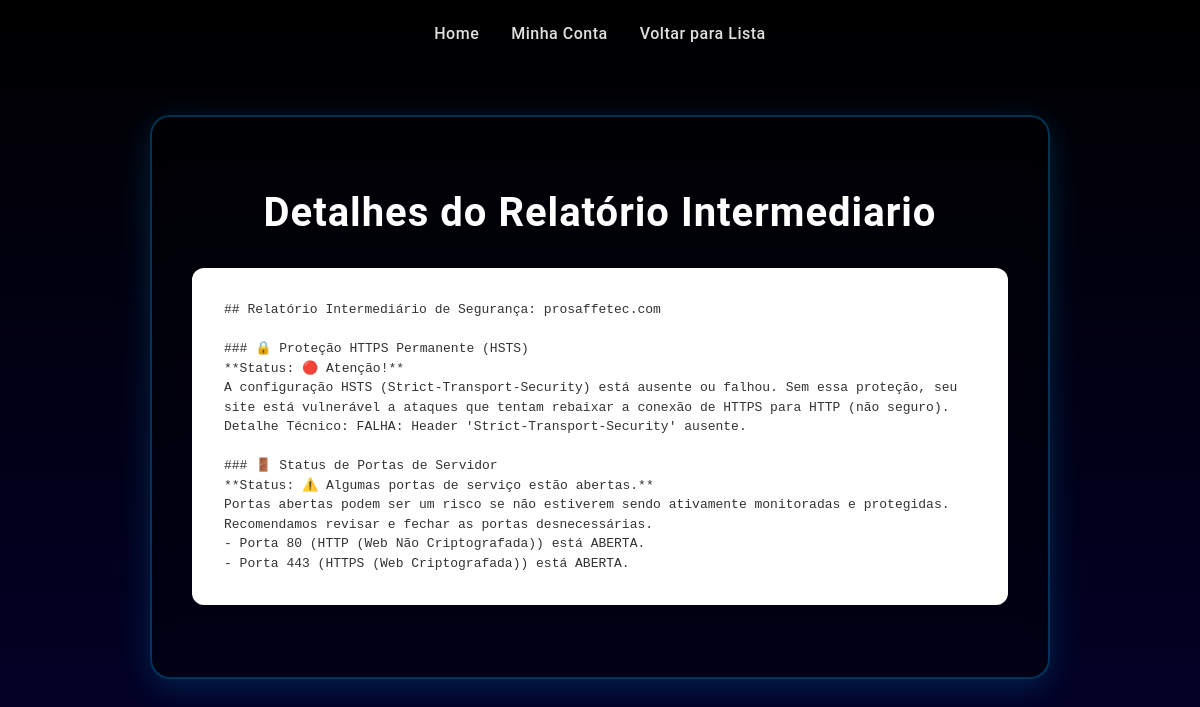
The app's page /visualizar_relatorio/2/intermediario (signed in) with its own data.
### app/models.py (models this page shows, shortened)
class Cliente(db.Model):
    id = db.Column(db.Integer, primary_key=True)  # Define a coluna ID como chave primária, única e autoincrementável.
    cliente_nome = db.Column(db.String(80), nullable=False)  # Define a coluna nome do cliente
    cliente_email = db.Column(db.String(320), unique=True, nullable=False)  # Armazena o e-mail, deve ser único e é obrigatório (usado para login).
    cliente_senha = db.Column(db.String(128), nullable=False)  # Armazena o hash da senha
    cliente_status = db.Column(db.String(10), nullable=False, default='ativo')
    nivel_acesso = db.Column(db.String(20), nullable=False, default='basico') #1 cliente só pode ter 1 nível
    relatorios_basicos = db.relationship('RelatorioBasico', backref='cliente', lazy=True, cascade="all, delete-orphan")  # # Define a relação "Um para Muitos" com RelatorioBasico. 'backref' permite acessar o cliente a partir do relatório, e 'cascade' garante que relatórios sejam excluídos ao deletar o cliente.
    relatorios_intermediarios = db.relationship('RelatorioIntermediario', backref='cliente', lazy=True, cascade="all, delete-orphan")       # Um cliente pode ter VÁRIOS relatórios intermediários
    relatorios_avancados = db.relationship('RelatorioAvancado', backref='cliente', lazy=True, cascade="all, delete-orphan")       # Um cliente pode ter VÁRIOS relatórios avançados

class RelatorioIntermediario(db.Model):
    id = db.Column(db.Integer, primary_key=True)
    conteudo = db.Column(db.Text, nullable=False)
    data_criacao = db.Column(db.DateTime, nullable=False, default=datetime.utcnow)
    cliente_id = db.Column(db.Integer, db.ForeignKey('cliente.id'), nullable=False)

### app/routes.py (the view)
@main_bp.route('/visualizar_relatorio/<int:relatorio_id>/<tipo>') # Rota que recebe o ID e o tipo do relatório via URL (parâmetros dinâmicos).
def visualizar_relatorio(relatorio_id, tipo): # Função que exibe o conteúdo de um relatório.
    if 'cliente_id' not in session: # Verifica login.
        flash('Você precisa estar logado para acessar esta página.', 'warning')
        return redirect(url_for('main.login'))
    cliente = Cliente.query.get(session['cliente_id']) # Busca o cliente logado.
    relatorio = None # Inicializa a variável do relatório.
    if tipo == 'basico': # Se o tipo for 'basico'.
        relatorio = RelatorioBasico.query.get_or_404(relatorio_id) # Busca no modelo RelatorioBasico.
    elif tipo == 'intermediario': # Se o tipo for 'intermediario'.
        relatorio = RelatorioIntermediario.query.get_or_404(relatorio_id) # Busca no modelo RelatorioIntermediario.
    elif tipo == 'avancado': # Se o tipo for 'avancado'.
        relatorio = RelatorioAvancado.query.get_or_404(relatorio_id) # Busca no modelo RelatorioAvancado.
    else: # Se o tipo na URL for inválido.
        flash('Tipo de relatório inválido.', 'danger')
        return redirect(url_for('main.relatorios_recentes'))
    if relatorio.cliente_id != cliente.id: # Verifica se o ID do dono do relatório é o mesmo do cliente logado (segurança).
        flash('Você não tem permissão para visualizar este relatório.', 'danger')
        return redirect(url_for('main.relatorios_recentes'))
    return render_template('visualizar_relatorio.html', relatorio=relatorio, tipo=tipo) # Renderiza o template com o conteúdo do relatório.

### app/templates/visualizar_relatorio.html (shortened to what this page needs)
<!DOCTYPE html>
<html lang="pt-BR">
<head>
    <link rel="stylesheet" href="{{ url_for('static', filename='css/style.css') }}">
</head>
<body>
    <div>
        <nav>
            <a href="/">Home</a>
            <a href="/minha_conta">Minha Conta</a>
            <a href="{{ url_for('main.relatorios_recentes') }}">Voltar para Lista</a>
        </nav>
    </div>
    <div class="card-conteudo"> <h1>Detalhes do Relatório {{ tipo.title() }}</h1>
        <div class="conteudo-tecnico">
            <pre>{{ relatorio.conteudo }}</pre>
        </div>
    </div>
</body>
</html>

### app/static/css/style.css (style rules this page uses)
* { margin: 0; padding: 0; box-sizing: border-box; }
html { height: 100%; }
body { font-family: 'Montserrat', 'Poppins', 'Roboto', sans-serif; background: linear-gradient(to bottom, #000000 0%, #03002b 100%); min-height: 100%; color: #ffffff; background-attachment: fixed; }
h1, h2 { text-align: center; color: #ffffff; font-weight: 700; letter-spacing: 1px; }
h1 { font-size: 2.5rem; margin: 2rem 0; }
nav { padding: 1.5rem 2rem; display: flex; gap: 2rem; align-items: center; justify-content: center; }
nav a { color: #e0e0e0; text-decoration: none; font-size: 1rem; font-weight: 500; transition: color 0.3s ease; letter-spacing: 0.5px; }
.card-conteudo { max-width: 900px; margin: 3rem auto; padding: 2.5rem; background: rgba(0, 0, 0, 0.4); border-radius: 20px; box-shadow: 0 8px 32px rgba(0, 170, 255, 0.2); backdrop-filter: blur(10px); border: 2px solid rgba(0, 170, 255, 0.3); text-align: center; }
.conteudo-tecnico { background-color: #ffffff; border-radius: 12px; padding: 2rem; font-family: 'Courier New', Courier, monospace; line-height: 1.5; overflow-x: auto; margin: 2rem 0; text-align: left; }
.conteudo-tecnico pre { margin: 0; white-space: pre-wrap; word-wrap: break-word; color: #333; }

### records on screen
Cliente: title "Intermediario"
RelatorioIntermediario: conteudo "## Relatório Intermediário de Segurança: prosaffetec.com ### 🔒 Proteção HTTPS Permanente (HSTS) **Status: 🔴 Atenção!** A configuração HSTS (Strict-Transport-Security) está ausente ou falhou. Sem essa proteção, seu site está vulnerável a ataques que tentam rebaixar a conexão de HTTPS para HTTP (não seguro). Detalhe Técnico: FALHA: Header 'Strict-Transport-Security' ausente. ### 🚪 Status de Portas de Servidor **Status: ⚠️ Algumas portas de serviço estão abertas.** Portas abertas podem ser um risco se não estiverem sendo ativamente monitoradas e protegidas. Recomendamos revisar e fechar as portas desnecessárias. - Porta 80 (HTTP (Web Não Criptografada)) está ABERTA. - Porta 443 (HTTPS (Web…"
